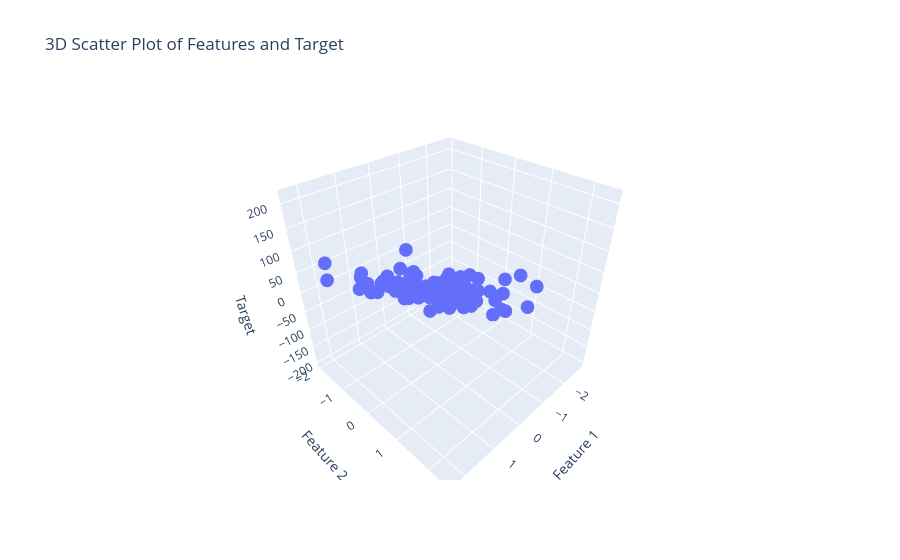

Notebook code cell kept with this figure:
### Code cell
fig = px.scatter_3d(df, x='Feature 1', y='Feature 2', z='Target', title='3D Scatter Plot of Features and Target')
fig.show()
